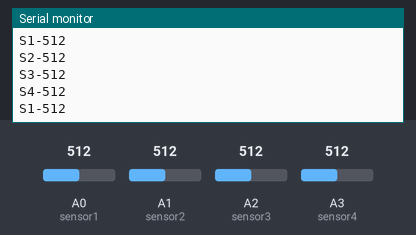
Bench run of a sketch on a simulated Arduino Uno, built with avr-gcc and run on an emulated ATmega328P. Shown: the last lines printed to the serial monitor. The test bench sets the inputs (shaded band); at power-on: A0 (sensor1) = 512, A1 (sensor2) = 512, A2 (sensor3) = 512, A3 (sensor4) = 512.

Above: at 1.2 s.
1.3 s: A0 (sensor1) set to 716
At 2.4 s:
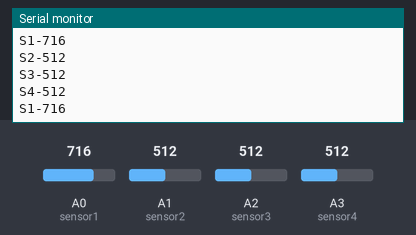
2.8 s: A1 (sensor2) set to 716
4.3 s: A2 (sensor3) set to 716
At 5.4 s:
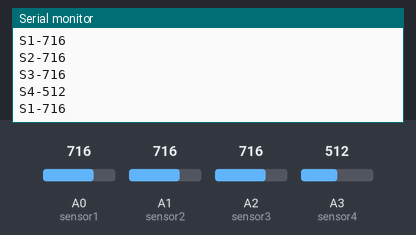
5.8 s: A3 (sensor4) set to 716
At 6.6 s:
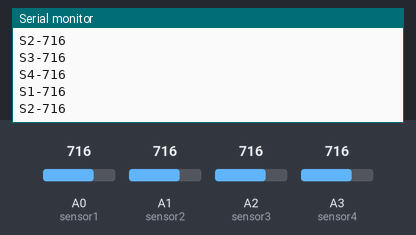
7.3 s: A0 (sensor1) set to 992
At 8.4 s:
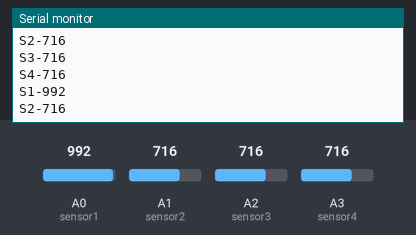
8.8 s: A1 (sensor2) set to 992
At 9.7 s:
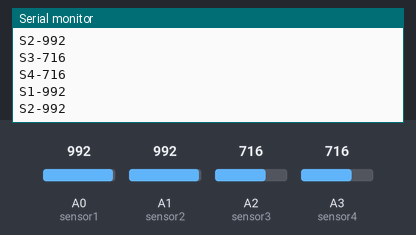
Timing chart, 0 to 11.3 s (numbered marks = the images above; inputs shaded):
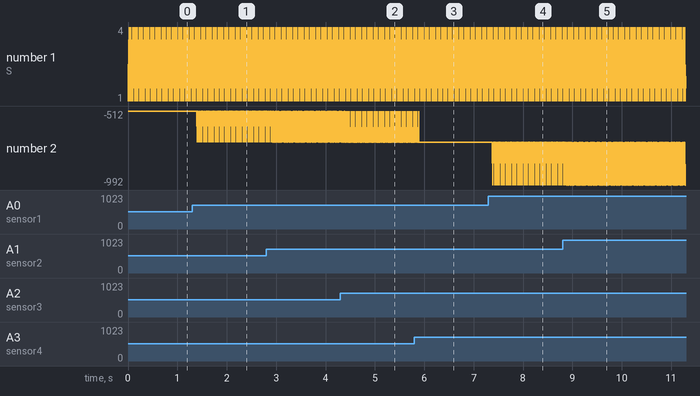

Measured:
- after the input at 1.3 s, the serial monitor: prints a new line after 0.10 s (image 1)
- after the input at 4.3 s, the serial monitor: prints a new line after 0.11 s (image 2)
- after the input at 5.8 s, the serial monitor: prints a new line after 0.12 s (image 3)
- after the input at 7.3 s, the serial monitor: prints a new line after 0.09 s (image 4)
- after the input at 8.8 s, the serial monitor: prints a new line after 0.09 s (image 5)
- plotted number 2: -512 → -716 after the input at 1.3 s

The sketch:

P23_Multiples_Sensores.ino
```cpp
int sensor1 = A0;
int sensor2 = A1;
int sensor3 = A2;
int sensor4 = A3;

void setup() {
  // put your setup code here, to run once:
  Serial.begin(9600);
}

int v1, v2, v3, v4;

void loop() {
  // put your main code here, to run repeatedly:
  v1 = analogRead(sensor1);
  v2 = analogRead(sensor2);
  v3 = analogRead(sensor3);
  v4 = analogRead(sensor4);

  //Opcion 1

  Serial.println("S1-" + String(v1));
  Serial.println("S2-" + String(v2));
  Serial.println("S3-" + String(v3));
  Serial.println("S4-" + String(v4));


  //Opcion 2 - TRAMA
  /*
  Serial.print("A"+String(v1) + "-" + String(v2) + "-" + String(v3) + "Z");
  */

}
```
